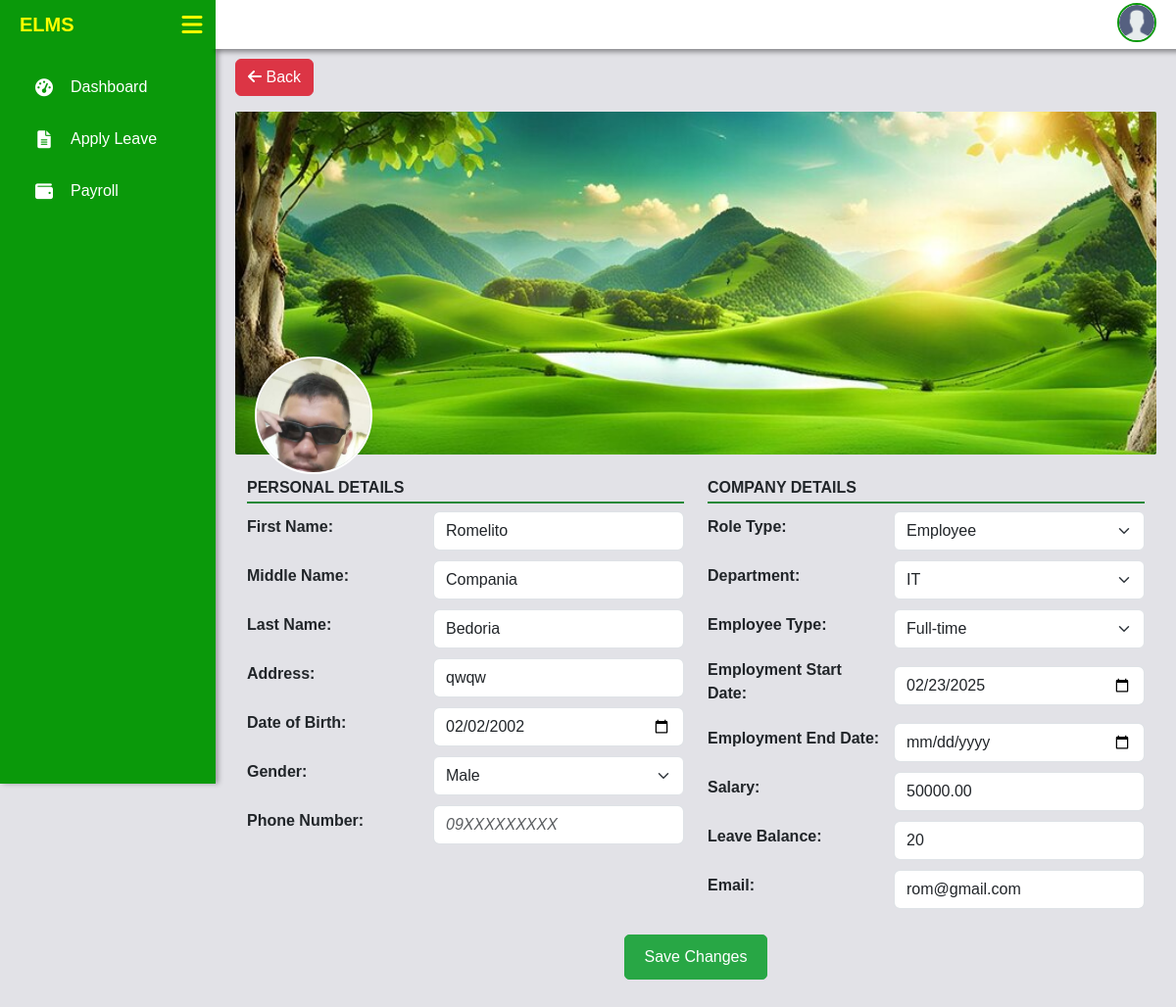
The app's page /admin_section/view_employee.php?id=11 with its own data.
### tables this page shows
CREATE TABLE `users` (
  `user_id` int(11) NOT NULL,
  `first_name` varchar(50) NOT NULL,
  `middle_name` varchar(50) DEFAULT NULL,
  `last_name` varchar(50) NOT NULL,
  `email` varchar(100) NOT NULL,
  `password` varchar(255) NOT NULL,
  `role` enum('Admin','Employee') NOT NULL,
  `gender` enum('Male','Female') NOT NULL,
  `phone` varchar(20) DEFAULT NULL,
  `address` text DEFAULT NULL,
  `birthdate` date DEFAULT NULL,
  `employment_start_date` date DEFAULT NULL,
  `employment_end_date` date DEFAULT NULL,
  `department_id` int(11) DEFAULT NULL,
  `created_at` timestamp NOT NULL DEFAULT current_timestamp(),
  `profile_picture` varchar(255) DEFAULT NULL,
  `employee_type` varchar(50) NOT NULL,
  `salary` decimal(10,2) NOT NULL DEFAULT 0.00,
  `leave_balance` int(11) NOT NULL DEFAULT 0,
  `reset_token` varchar(64) DEFAULT NULL,
  `token_expiry` datetime DEFAULT NULL
);

CREATE TABLE `departments` (
  `id` int(11) NOT NULL,
  `department_name` varchar(100) NOT NULL,
  `department_description` text DEFAULT NULL,
  `created_at` timestamp NOT NULL DEFAULT current_timestamp()
);

### admin_section/view_employee.php (the view, shortened to what this page needs)
<?php
    include '../includes/navbar.php';
    $employee_id = $_GET['id'] ?? null;
    $employee = [];
    if ($employee_id) {
        $stmt = $pdo->prepare("SELECT * FROM users WHERE user_id = ?");
        $stmt->execute([$employee_id]);
        $employee = $stmt->fetch(PDO::FETCH_ASSOC);
    }
    $dept_stmt = $pdo->query("SELECT id, department_name FROM departments");
    $departments = $dept_stmt->fetchAll(PDO::FETCH_ASSOC);
?>
<!DOCTYPE html>
<html lang="en">
<head>
    <link rel="stylesheet" href="https://cdn.jsdelivr.net/npm/bootstrap@5.3.0/dist/css/bootstrap.min.css">
    <link rel="stylesheet" href="https://cdnjs.cloudflare.com/ajax/libs/font-awesome/6.0.0/css/all.min.css">
</head>
<body>
    <div class="content" id="content">
    <a href="../admin/manage_employees.php" class="btn btn-danger mb-3 btn-back"><i class="fas fa-arrow-left"></i> Back</a>
    <div class="profile-header">
        <img src="<?= !empty($employee['profile_picture']) ? '../files/images/' . htmlspecialchars($employee['profile_picture']) : '../files/images/default.png' ?>" alt="Profile Picture" class="profile-img">
    </div>
    <div class="container mt-4">
        <div class="profile-container">
            <form method="POST" action="" enctype="multipart/form-data">
                <div class="row">
                    <div class="col-md-6">
                        <h6>PERSONAL DETAILS</h6>
                        <div class="form-group">
                            <label class="form-label">First Name:</label>
                            <input type="text" class="form-control" name="first_name" autocomplete="off" placeholder="Enter first name" required oninput="capitalizeFirstLetter(this)" value="<?= htmlspecialchars($employee['first_name'] ?? '') ?>">
                        </div>
                        <div class="form-group">
                            <label class="form-label">Middle Name:</label>
                            <input type="text" class="form-control" name="middle_name" autocomplete="off" placeholder="Enter middle name" required oninput="capitalizeFirstLetter(this)" value="<?= htmlspecialchars($employee['middle_name'] ?? '') ?>">
                        </div>
                        <div class="form-group">
                            <label class="form-label">Last Name:</label>
                            <input type="text" class="form-control" name="last_name" autocomplete="off" placeholder="Enter last name" required oninput="capitalizeFirstLetter(this)" value="<?= htmlspecialchars($employee['last_name'] ?? '') ?>">
                        </div>
                        <div class="form-group">
                            <label class="form-label">Address:</label>
                            <input class="form-control" name="address" autocomplete="off" placeholder="Enter address" required oninput="capitalizeAddress(this)" value="<?= htmlspecialchars($employee['address'] ?? '') ?>">
                        </div>
                        <div class="form-group">
                            <label class="form-label">Date of Birth:</label>
                            <input type="date" class="form-control" name="dob" required value="<?= htmlspecialchars($employee['birthdate'] ?? '') ?>">
                        </div>
                        <div class="form-group">
                            <label class="form-label">Gender:</label>
                            <select class="form-select" name="gender" required>
                                <option value="Male" <?= ($employee['gender'] ?? '') == 'Male' ? 'selected' : '' ?>>Male</option>
                            </select>
                        </div>
                        <div class="form-group">
                            <label class="form-label">Phone Number:</label>
                            <input type="text" class="form-control" name="phone" maxlength="11" autocomplete="off" placeholder="09XXXXXXXXX" required  value="<?= htmlspecialchars($employee['phone'] ?? '') ?>">
                        </div>
                    </div>
                    <div class="col-md-6">
                        <h6>COMPANY DETAILS</h6>
                        <div class="form-group">
                            <label class="form-label">Role Type:</label>
                            <select class="form-select" name="role">
                                <option value="Employee" <?= ($employee['role'] ?? '') == 'Employee' ? 'selected' : '' ?>>Employee</option>
                            </select>
                        </div>
                        <div class="form-group">
                            <label class="form-label">Department:</label>
                            <select class="form-select" name="department_id" required >
                                <?php foreach ($departments as $dept): ?>
                                    <option value="<?= htmlspecialchars($dept['id']) ?>" <?= ($employee['department_id'] ?? '') == $dept['id'] ? 'selected' : '' ?>>
                                        <?= htmlspecialchars($dept['department_name']) ?>
                                    </option>
                                <?php endforeach; ?>
                            </select>
                        </div>
                        <div class="form-group">
                            <label class="form-label">Employee Type:</label>
                            <select class="form-select" name="employee_type" required>
                                <option value="Full-time" <?= ($employee['employee_type'] ?? '') == 'Full-time' ? 'selected' : '' ?>>Full-time</option>
                            </select>
                        </div>
                        <div class="form-group">
                            <label class="form-label">Employment Start Date:</label>
                            <input type="date" class="form-control" name="employment_start_date" required value="<?= htmlspecialchars($employee['employment_start_date'] ?? '') ?>">
                        </div>
                        <div class="form-group">
                            <label class="form-label">Employment End Date:</label>
                            <input type="date" class="form-control" name="employment_end_date" value="<?= htmlspecialchars($employee['employment_end_date'] ?? '') ?>">
                        </div>
                            <div class="form-group">
                                <label class="form-label">Salary:</label>
                                <input type="number" class="form-control" name="salary" required value="<?= htmlspecialchars($employee['salary'] ?? '') ?>" placeholder="Enter salary">
                            </div>
                            <div class="form-group">
                                <label class="form-label">Leave Balance:</label>
                                <input type="number" class="form-control" name="leave_balance" required value="<?= htmlspecialchars($employee['leave_balance'] ?? '') ?>" placeholder="Enter leave balance">
                            </div>
                        <div class="form-group">
                            <label class="form-label">Email:</label>
                            <input type="email" class="form-control" name="email" autocomplete="off" required value="<?= htmlspecialchars($employee['email'] ?? '') ?>">
                        </div>
                    </div>
                </div>
                <div class="save mt-3">
                <button type="button" class="btn btn-success" data-bs-toggle="modal" data-bs-target="#confirmSaveModal">
                    Save Changes
                </button>                </div>
            </form>
        </div>
    </div>
</div>
</body>
</html>

### includes/fade_in.php (style rules this page uses)
body { opacity: 0; transition: opacity 1s ease-in; }
body.fade-in { opacity: 1; }

### includes/navbar.php (style rules this page uses)
body { margin: 0; font-family: Arial, sans-serif; }
.profile-img { width: 40px; height: 40px; border-radius: 50%; object-fit: cover; border: 2px solid #0a990a; }

### admin_section/view_employee.php (style rules this page uses)
body { margin: 0; font-family: Arial, sans-serif; overflow-y: auto; background-color: #e2e2e7; }
.content { margin-left: 220px; padding: 60px 20px 20px 20px; transition: margin-left 0.3s ease-in-out; }
.profile-header { position: relative; width: 100%; height: 350px; background: url('../files/images/banner.jpg') no-repeat center; background-size: cover; border-radius: 2px; display: flex; align-items: flex-end; padding: 50px; color: white; }
.profile-header img { position: absolute; bottom: -20px; left: 80px; transform: translateX(-50%); border-radius: 50%; border: 2px solid white; width: 120px; height: 120px; background-color: #ccc; }
.container { width: 100%; max-width: none; }
.save button, input:focus { outline: none !important; border: 1px solid #28a745 !important; box-shadow: none !important; }
::placeholder { font-style: italic; }
.form-group { display: flex; align-items: center; margin-bottom: 10px; }
.form-label { font-weight: bold; width: 180px; text-align: left; margin-right: 10px; }
.form-control, .form-select { flex: 1; height: 40px; }
.row h6 { font-weight: bold; border-bottom: 2px solid #218838; padding-bottom: 5px; }
.save { display: flex; align-items: center; justify-content: center; }
.save button { padding: 10px 20px; border-radius: 5px; background-color: #28a745 !important; }

### records on screen
users: profile_picture (picture), first_name "Romelito", middle_name "Compania", last_name "Bedoria", address "qwqw", dob "02/02/2002", gender "Male", role "Employee", department_id "IT", employee_type "Full-time", employment_start_date "02/23/2025", salary "50000.00", leave_balance "20", email "rom@gmail.com"
